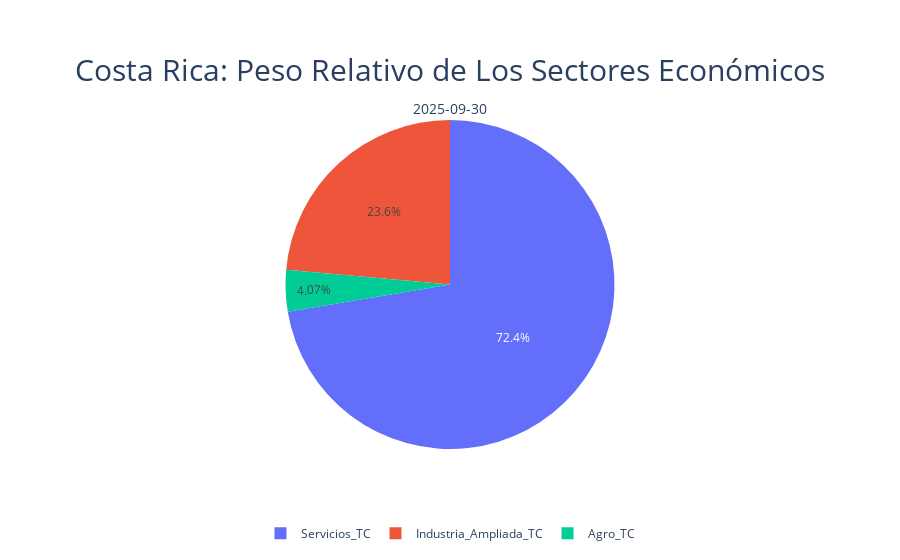

Notebook cell for this chart:
### Code cell
# Cómo son pocas sub-variables, queda más bonito un pastel:

df_weights = calculate_component_percentages(ob_pibv.oferta.get_sectores())

# Y graficamos un pastel:

filtered = df_weights.loc['2025-09-30'] # Seleccionamos una fecha específica:
df = pd.DataFrame(filtered.values, filtered.index, columns=['Peso Relativo']).reset_index(names=['Actividad'])
create_pie_chart(df, 'Actividad', 'Peso Relativo', title_text = 'Costa Rica: Peso Relativo de Los Sectores Económicos', subtitle_text = '2025-09-30')

### Figure 1 — Plotly figure (JSON) as saved in the notebook; plotly's stock layout.template omitted (floating-point values rounded to 4 significant figures)
{"data": [{"domain": {"x": [0, 1], "y": [0, 1]}, "hovertemplate": "Actividad=%{label}<br>Peso Relativo=%{value}<extra></extra>", "labels": ["Servicios_TC", "Industria_Ampliada_TC", "Agro_TC"], "legendgroup": "", "name": "", "showlegend": true, "type": "pie", "values": [72.36, 23.57, 4.07]}], "layout": {"annotations": [{"font": {"size": 14}, "showarrow": false, "text": "2025-09-30", "x": 0.5, "xanchor": "center", "xref": "paper", "y": 1, "yanchor": "bottom", "yref": "paper"}], "legend": {"orientation": "h", "tracegroupgap": 0, "x": 0.5, "xanchor": "center", "y": -0.3, "yanchor": "bottom"}, "margin": {"t": 120}, "title": {"font": {"size": 30}, "text": "Costa Rica: Peso Relativo de Los Sectores Económicos", "x": 0.5, "xanchor": "center", "yanchor": "top"}}}
